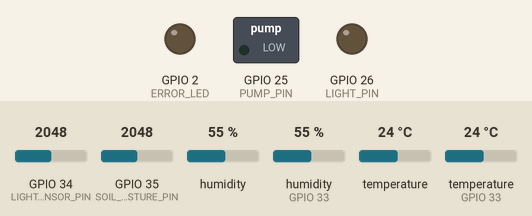
The sketch below on a simulated ESP32. On the bench: switched loads named in the sketch (green lamp = pin HIGH), output pins drawn as LEDs (lit = HIGH). The inputs (shaded band) are chosen by the test bench; at power-on: GPIO 35 (SOIL_MOISTURE_PIN) = 2048, GPIO 34 (LIGHT_SENSOR_PIN) = 2048, humidity 55 %, humidity (sensor on GPIO 33) 55 %, temperature 24 °C, temperature (sensor on GPIO 33) 24 °C. WiFi joins after 1.5 s; servers stay silent unless stated; what the sketch prints to the serial monitor is not drawn.

Above: at 2.7 s.
2.8 s: GPIO 35 (SOIL_MOISTURE_PIN) set to 437
6.7 s: GPIO 35 (SOIL_MOISTURE_PIN) set to 365
At 7.1 s:
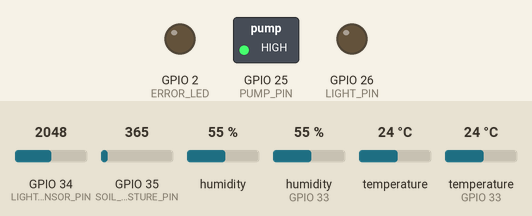
8.2 s: GPIO 34 (LIGHT_SENSOR_PIN) set to 325
9.7 s: GPIO 34 (LIGHT_SENSOR_PIN) set to 277
At 10.9 s:
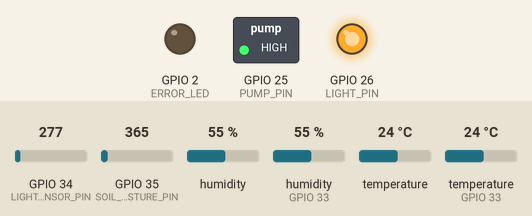
11.2 s: GPIO 35 (SOIL_MOISTURE_PIN) set to 440
At 11.8 s:
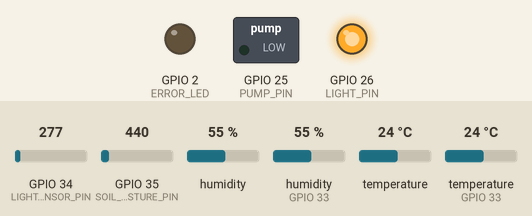
12.7 s: GPIO 35 (SOIL_MOISTURE_PIN) set to 360
At 13.7 s:
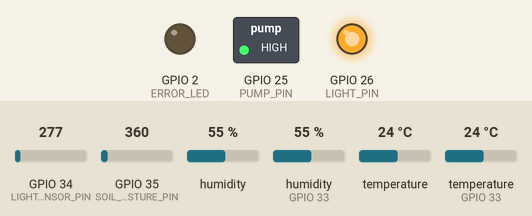
Timing chart, 0 to 15.2 s (numbered marks = the images above; inputs shaded):
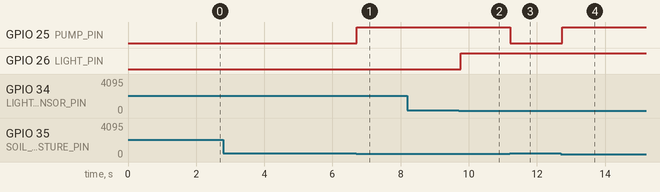

Measured:
- the behaviour switches between 400 and 399 on GPIO 35 (SOIL_MOISTURE_PIN) (found by bisection; images 0 and 1)
- the behaviour switches between 300 and 299 on GPIO 34 (LIGHT_SENSOR_PIN) (found by bisection; images 1 and 2)
- after the input at 2.8 s, every drawn part: stays the same
- after the input at 6.7 s, GPIO 25 (PUMP_PIN): LOW → HIGH at once
- after the input at 8.2 s, every drawn part: stays the same
- after the input at 9.7 s, GPIO 26 (LIGHT_PIN): LOW → HIGH after 0.06 s
- after the input at 11.2 s, GPIO 25 (PUMP_PIN): HIGH → LOW at once
- after the input at 12.7 s, GPIO 25 (PUMP_PIN): LOW → HIGH at once

The sketch:

esp32_code.ino
```cpp
#include <WiFi.h>
#include <Wire.h>
#include <Adafruit_SHT31.h>
#include <DHT.h>

// ===== DHT11 (Air Temp/Humidity) =====
#define DHTPIN 33
#define DHTTYPE DHT11
DHT dht(DHTPIN, DHTTYPE);

// ===== SHT31 (FS304) for Soil Temp/Humidity =====
Adafruit_SHT31 sht31 = Adafruit_SHT31();

// ===== WiFi & Server =====
const char* ssid = "CAFNR-IoT";
const char* password = "g3t0FFl;ne";
const char* serverIP = "192.168.237.164";
const uint16_t serverPort = 5050;
WiFiClient client;

// ===== Sensors & Actuators =====
#define LIGHT_SENSOR_PIN 34
#define SOIL_MOISTURE_PIN 35
#define PUMP_PIN 25
#define LIGHT_PIN 26
#define ERROR_LED 2

String deviceMAC;

// Timing
unsigned long lastSend = 0;
unsigned long lastSuccess = 0;
const unsigned long SEND_INTERVAL = 5000;
const unsigned long ERROR_TIMEOUT = 15000;

// Pump / Light state
String pumpState = "AUTO";
String lightState = "AUTO";

void setup() {
  Serial.begin(115200);
  Wire.begin();

  // Initialize sensors
  dht.begin();
  if (!sht31.begin(0x44)) Serial.println("Error: SHT31 not found!");

  pinMode(LIGHT_SENSOR_PIN, INPUT);
  pinMode(SOIL_MOISTURE_PIN, INPUT);
  pinMode(PUMP_PIN, OUTPUT);
  pinMode(LIGHT_PIN, OUTPUT);
  pinMode(ERROR_LED, OUTPUT);

  // Connect WiFi
  WiFi.begin(ssid, password);
  Serial.print("Connecting to WiFi");
  while (WiFi.status() != WL_CONNECTED) {
    delay(500);
    Serial.print(".");
  }
  Serial.println("\nWiFi connected");
  deviceMAC = WiFi.macAddress();
}

void loop() {
  unsigned long now = millis();

  // Read Air Temp/Humidity (DHT11)
  float airTemp = dht.readTemperature();
  float airHum = dht.readHumidity();

  // Read Soil Temp/Humidity (SHT31)
  float soilTemp = sht31.readTemperature();
  float soilHum = sht31.readHumidity(); // optional
  int soilMoisture = analogRead(SOIL_MOISTURE_PIN);
  int lightVal = analogRead(LIGHT_SENSOR_PIN);

  // Control Pump
  if (pumpState == "AUTO") digitalWrite(PUMP_PIN, soilMoisture < 400 ? HIGH : LOW);
  else digitalWrite(PUMP_PIN, pumpState == "ON" ? HIGH : LOW);

  // Control Light
  if (lightState == "AUTO") digitalWrite(LIGHT_PIN, lightVal < 300 ? HIGH : LOW);
  else digitalWrite(LIGHT_PIN, lightState == "ON" ? HIGH : LOW);

  // Send data periodically
  if (now - lastSend > SEND_INTERVAL) {
    lastSend = now;
    if (sendData(airTemp, airHum, soilTemp, soilHum, soilMoisture, lightVal)) {
      lastSuccess = now;
    }
  }

  // Handle incoming commands
  if (client.connected() && client.available()) {
    String cmd = client.readStringUntil('\n');
    handleCommand(cmd);
  }

  // Error LED logic
  digitalWrite(ERROR_LED, (now - lastSuccess > ERROR_TIMEOUT) ? HIGH : LOW);
}

bool sendData(float airTemp, float airHum, float soilTemp, float soilHum, int soilMoist, int lightVal) {
  if (!client.connected()) {
    if (!client.connect(serverIP, serverPort)) {
      Serial.println("Error: Cannot connect to server");
      return false;
    }
  }

  // Format: MAC;AIR TEMP;AIR HUM;SOIL TEMP;SOIL HUM;SOIL MOIST;PUMP;LIGHT;LIGHT_SENSOR
  String dataPacket = deviceMAC + ";" + String(airTemp, 1) + ";" + String(airHum, 1) + ";" +
                      String(soilTemp, 1) + ";" + String(soilHum, 1) + ";" +
                      String(soilMoist) + ";" + pumpState + ";" + lightState + ";" + String(lightVal);

  client.println(dataPacket);
  Serial.println("Sent: " + dataPacket);
  return true;
}

void handleCommand(String cmd) {
  cmd.trim();
  if (cmd.startsWith("PUMP=")) pumpState = cmd.substring(5);
  if (cmd.startsWith("LIGHT=")) lightState = cmd.substring(6);
}
```
